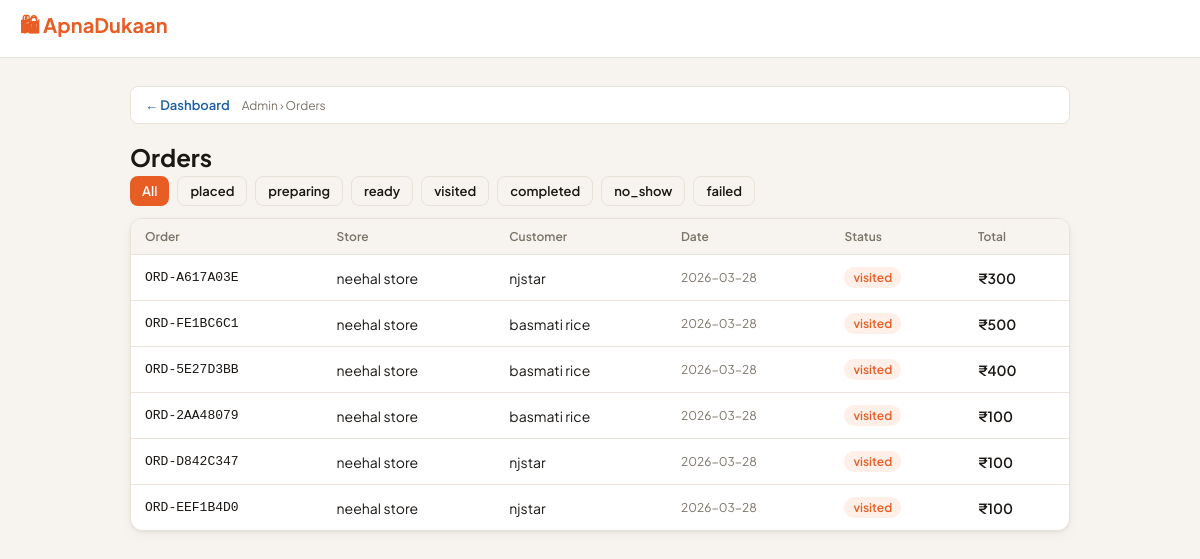
The page /control-panel/orders (signed in) on the database its author committed.
### tables this page shows
CREATE TABLE orders(order_id TEXT PRIMARY KEY,customer_name TEXT NOT NULL,
  store_id TEXT NOT NULL,slot_id TEXT NOT NULL,
  pickup_date TEXT NOT NULL DEFAULT(date('now')),
  status TEXT NOT NULL DEFAULT'placed' CHECK(status IN
    ('placed','preparing','ready','visited','completed','no_show','failed')),
  total_amount REAL NOT NULL DEFAULT 0,customer_confirmed INTEGER NOT NULL DEFAULT 0,
  store_confirmed INTEGER NOT NULL DEFAULT 0,visit_verified INTEGER NOT NULL DEFAULT 0,
  placed_at TEXT NOT NULL DEFAULT(datetime('now')),completed_at TEXT,
  FOREIGN KEY(store_id) REFERENCES stores(store_id),
  FOREIGN KEY(slot_id) REFERENCES time_slots(slot_id));

CREATE TABLE stores(store_id TEXT PRIMARY KEY,owner_id TEXT NOT NULL,
  name TEXT NOT NULL,owner_name TEXT NOT NULL,address TEXT NOT NULL DEFAULT'',
  category TEXT NOT NULL DEFAULT'General',qr_code TEXT NOT NULL,
  points INTEGER NOT NULL DEFAULT 0,is_open INTEGER NOT NULL DEFAULT 1,
  is_approved INTEGER NOT NULL DEFAULT 1,
  description TEXT NOT NULL DEFAULT'',
  image_b64 TEXT,image_mime TEXT NOT NULL DEFAULT'image/jpeg',
  created_at TEXT NOT NULL DEFAULT(datetime('now')), latitude REAL, longitude REAL,
  FOREIGN KEY(owner_id) REFERENCES owners(owner_id));

### app.py (the view)
    @app.route(f"{ADMIN_PREFIX}/orders")
    @admin_required
    def admin_orders():
        status=request.args.get("status","")
        orders=get_db().execute(
            f"SELECT o.*,s.name AS store_name FROM orders o JOIN stores s ON o.store_id=s.store_id "
            f"WHERE 1=1{' AND o.status=?' if status else''} ORDER BY o.placed_at DESC LIMIT 100",
            (status,) if status else()).fetchall()
        return render_template("admin/orders.html",orders=orders,status_filter=status)

### app.py (called while the page is built)
def _register_db_hooks(app):
    @app.teardown_appcontext
    def close_db(exc=None):
        db = g.pop("db", None)
        if db: db.close()

def get_db():
    if "db" not in g:
        from flask import current_app
        g.db = sqlite3.connect(current_app.config["DB_PATH"], timeout=30, check_same_thread=False)
        g.db.row_factory = sqlite3.Row
        for pragma in ("PRAGMA journal_mode=WAL","PRAGMA busy_timeout=30000",
                       "PRAGMA synchronous=NORMAL","PRAGMA foreign_keys=ON"):
            g.db.execute(pragma)
    return g.db

def admin_required(f):
    @wraps(f)
    def d(*a,**kw):
        if not session.get("admin_id"): return redirect(url_for("admin_login"))
        return f(*a,**kw)
    return d

def _register_security_headers(app):
    @app.after_request
    def add_headers(response):
        h = response.headers
        h["X-Content-Type-Options"]="nosniff"; h["X-Frame-Options"]="SAMEORIGIN"
        h["X-XSS-Protection"]="1; mode=block"; h["Referrer-Policy"]="strict-origin-when-cross-origin"
        h["Permissions-Policy"]="geolocation=(self),microphone=(),camera=()"
        if app.config.get("SESSION_COOKIE_SECURE"):
            h["Strict-Transport-Security"]="max-age=31536000; includeSubDomains"
        if request.path.startswith(("/owner/","/my-","/control-panel/")):
            h["Cache-Control"]="no-store,no-cache,must-revalidate,private"
        return response

### templates/admin/orders.html (shortened to what this page needs)
{% extends "base.html" %}
{% block content %}
<div class="admin-back">
  <a href="/control-panel/">← Dashboard</a>
  <span class="admin-breadcrumb">Admin › Orders</span>
</div>
<h1 class="page-title">Orders</h1>
<div style="margin-bottom:12px;display:flex;gap:8px;flex-wrap:wrap;">
  {% for s in ['','placed','preparing','ready','visited','completed','no_show','failed'] %}
  <a href="?status={{ s }}" class="btn btn-sm {% if status_filter==s %}btn-primary{% else %}btn-outline{% endif %}">{{ s or 'All' }}</a>
  {% endfor %}
</div>
<div class="card" style="padding:0;overflow:hidden;">
  <table class="table">
    <thead><tr><th>Order</th><th>Store</th><th>Customer</th><th>Date</th><th>Status</th><th>Total</th></tr></thead>
    <tbody>
      {% for o in orders %}
      <tr>
        <td style="font-family:monospace;font-size:13px;">{{ o.order_id }}</td>
        <td>{{ o.store_name }}</td>
        <td>{{ o.customer_name }}</td>
        <td style="font-size:12px;color:var(--muted);">{{ o.placed_at[:10] }}</td>
        <td><span class="badge status-{{ o.status }}">{{ o.status }}</span></td>
        <td style="font-weight:600;">₹{{ "%.0f"|format(o.total_amount) }}</td>
      </tr>
      {% endfor %}
    </tbody>
  </table>
</div>
{% endblock %}

### templates/base.html (style rules this page uses)
:root { --bg:#F7F4EF;--card:#fff;--border:#E8E2D8;--text:#1A1714;--muted:#7A7368; --orange:#E85D24;--ol:#FEF0E9;--green:#1D9E75;--gl:#EAF7F1;--blue:#185FA5;--bl:#EBF3FC; --red:#D42B2B;--rl:#FEF0F0;--yellow:#CA8A04;--yl:#FEFCE8;--r:12px; --sh:0 1px 3px rgba(0,0,0,.06),0 4px 12px rgba(0,0,0,.04); }
* { box-sizing:border-box;margin:0;padding:0; }
body { font-family:'Plus Jakarta Sans',sans-serif;background:var(--bg);color:var(--text);min-height:100vh; }
a { color:inherit;text-decoration:none; }
.page-title { font-size:24px;font-weight:700;margin-bottom:4px; }
.card { background:var(--card);border:1px solid var(--border);border-radius:var(--r);padding:20px;box-shadow:var(--sh); }
.btn { display:inline-flex;align-items:center;gap:6px;padding:9px 18px;border-radius:8px; font-size:14px;font-weight:600;cursor:pointer;border:none;transition:all .15s;font-family:inherit; }
.btn-primary { background:var(--orange);color:#fff; }
.btn-outline { background:transparent;border:1.5px solid var(--border);color:var(--text); }
.btn-sm { padding:6px 12px;font-size:13px; }
.badge { display:inline-flex;align-items:center;gap:4px;font-size:12px;font-weight:600;padding:3px 9px;border-radius:20px; }
.status-visited { background:var(--ol);color:var(--orange); }
.table { width:100%;border-collapse:collapse;font-size:14px; }
.table th { text-align:left;padding:10px 14px;font-size:12px;font-weight:600;color:var(--muted); background:var(--bg);border-bottom:1px solid var(--border); }
.table td { padding:12px 14px;border-bottom:1px solid var(--border);vertical-align:middle; }
.table tr:last-child td { border-bottom:none; }
.admin-back { display:flex;align-items:center;gap:12px;margin-bottom:18px;padding:10px 14px; background:var(--card);border:1px solid var(--border);border-radius:8px; }
.admin-back a { font-size:13px;color:var(--blue);font-weight:600; }
.admin-breadcrumb { font-size:12px;color:var(--muted); }

### rows shown on the page
orders: order_id "ORD-A617A03E", store_name "neehal store", customer_name "njstar", placed_at "2026-03-28", status "visited", total_amount "300"
orders: order_id "ORD-FE1BC6C1", store_name "neehal store", customer_name "basmati rice", placed_at "2026-03-28", status "visited", total_amount "500"
orders: order_id "ORD-5E27D3BB", store_name "neehal store", customer_name "basmati rice", placed_at "2026-03-28", status "visited", total_amount "400"
orders: order_id "ORD-2AA48079", store_name "neehal store", customer_name "basmati rice", placed_at "2026-03-28", status "visited", total_amount "100"
orders: order_id "ORD-D842C347", store_name "neehal store", customer_name "njstar", placed_at "2026-03-28", status "visited", total_amount "100"
orders: order_id "ORD-EEF1B4D0", store_name "neehal store", customer_name "njstar", placed_at "2026-03-28", status "visited", total_amount "100"

### other values the page prints
{{ s or 'All' }} "All" "placed" "preparing" "ready" "visited" "completed" "no_show" "failed"
